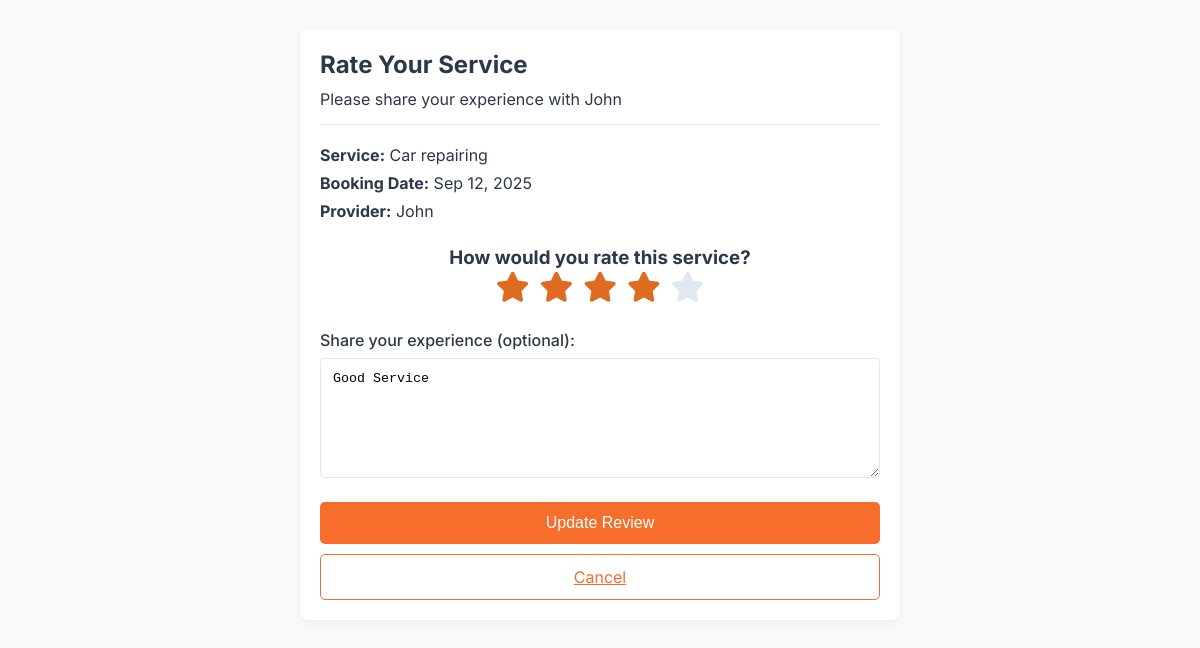
Screenshot of /localservice-main/rate_service.php?booking_id=1 (signed in) with the database file from the repository.
### tables this page shows
CREATE TABLE `bookings` (
  `id` int(11) NOT NULL,
  `user_id` int(11) NOT NULL,
  `provider_id` int(11) NOT NULL,
  `service_id` int(11) NOT NULL,
  `booking_date` datetime NOT NULL,
  `address` text NOT NULL,
  `amount` decimal(10,2) NOT NULL,
  `status` enum('pending','confirmed','completed','cancelled','rejected') DEFAULT 'pending',
  `cancellation_reason` text DEFAULT NULL,
  `payment_type` enum('cash','later') NOT NULL DEFAULT 'cash',
  `payment_status` enum('pending','paid','unpaid') DEFAULT 'pending',
  `admin_notes` text DEFAULT NULL,
  `customer_notes` text DEFAULT NULL,
  `provider_notes` text DEFAULT NULL,
  `created_at` timestamp NOT NULL DEFAULT current_timestamp()
);

CREATE TABLE `users` (
  `id` int(11) NOT NULL,
  `name` varchar(100) NOT NULL,
  `email` varchar(100) NOT NULL,
  `password` varchar(255) NOT NULL,
  `role` enum('admin','provider','customer') NOT NULL,
  `phone` varchar(20) NOT NULL,
  `address` text NOT NULL,
  `city` varchar(100) NOT NULL,
  `state` varchar(100) NOT NULL,
  `pincode` varchar(20) NOT NULL,
  `profile_image` varchar(255) DEFAULT NULL,
  `is_active` tinyint(1) DEFAULT 1,
  `created_at` timestamp NOT NULL DEFAULT current_timestamp(),
  `updated_at` timestamp NOT NULL DEFAULT current_timestamp() ON UPDATE current_timestamp()
);

CREATE TABLE `services` (
  `id` int(11) NOT NULL,
  `name` varchar(100) NOT NULL,
  `category_id` int(11) NOT NULL,
  `description` text NOT NULL,
  `base_price` decimal(10,2) NOT NULL,
  `duration_minutes` int(11) NOT NULL,
  `image` varchar(255) DEFAULT NULL,
  `created_at` timestamp NOT NULL DEFAULT current_timestamp()
);

CREATE TABLE `reviews` (
  `id` int(11) NOT NULL,
  `booking_id` int(11) NOT NULL,
  `user_id` int(11) NOT NULL,
  `provider_id` int(11) NOT NULL,
  `service_id` int(11) NOT NULL,
  `rating` tinyint(4) NOT NULL CHECK (`rating` between 1 and 5),
  `comment` text DEFAULT NULL,
  `created_at` timestamp NOT NULL DEFAULT current_timestamp()
);

### localservice-main/rate_service.php (the view, shortened to what this page needs)
<?php
include 'db.php';
$customer_id = $_SESSION['user']['id'];
$booking_id = isset($_GET['booking_id']) ? (int)$_GET['booking_id'] : 0;
$booking = $conn->query("
    SELECT b.*, s.name as service_name, p.name as provider_name
    FROM bookings b
    JOIN services s ON b.service_id = s.id
    JOIN users p ON b.provider_id = p.id
    WHERE b.id = $booking_id
    AND b.user_id = $customer_id
    AND b.status = 'completed'
")->fetch_assoc();
$existing_review = $conn->query("
    SELECT * FROM reviews
    WHERE booking_id = $booking_id
")->fetch_assoc();
?>
<!DOCTYPE html>
<html lang="en">
<head>
    <link rel="stylesheet" href="https://cdnjs.cloudflare.com/ajax/libs/font-awesome/6.4.0/css/all.min.css">
</head>
<body>
    <div class="container">
        <div class="header">
            <h1>Rate Your Service</h1>
            <p>Please share your experience with <?= htmlspecialchars($booking['provider_name']) ?></p>
        </div>
        <div class="booking-info">
            <p><strong>Service:</strong> <?= htmlspecialchars($booking['service_name']) ?></p>
            <p><strong>Booking Date:</strong> <?= date('M d, Y', strtotime($booking['booking_date'])) ?></p>
            <p><strong>Provider:</strong> <?= htmlspecialchars($booking['provider_name']) ?></p>
        </div>
        <form method="POST">
            <div class="rating-container">
                <h3>How would you rate this service?</h3>
                <div class="rating-stars">
                    <?php for ($i = 1; $i <= 5; $i++): ?>
                        <label for="star<?= $i ?>"><i class="fas fa-star"></i></label>
                    <?php endfor; ?>
                </div>
            </div>
            <div class="form-group">
                <label for="comment">Share your experience (optional):</label>
                <textarea id="comment" name="comment" placeholder="What did you like about the service? How could it be improved?"><?= $existing_review ? htmlspecialchars($existing_review['comment']) : '' ?></textarea>
            </div>
            <button type="submit" class="btn btn-primary"><?= $existing_review ? 'Update Review' : 'Submit Review' ?></button>
            <a href="customer_bookings.php" class="btn btn-outline">Cancel</a>
        </form>
    </div>
</body>
</html>

### localservice-main/rate_service.php (style rules this page uses)
:root { --primary: #f76d2b; --primary-dark: #e05b1a; --secondary: #2d3748; --accent: #f0f4f8; --text: #2d3748; --light-text: #718096; --border: #e2e8f0; --white: #ffffff; --success: #38a169; --warning: #dd6b20; --error: #e53e3e; }
* { margin: 0; padding: 0; box-sizing: border-box; }
body { font-family: 'Inter', sans-serif; background-color: #f8f9fa; color: var(--text); }
.container { max-width: 600px; margin: 30px auto; padding: 20px; background-color: var(--white); border-radius: 8px; box-shadow: 0 2px 10px rgba(0,0,0,0.05); }
.header { margin-bottom: 20px; border-bottom: 1px solid var(--border); padding-bottom: 15px; }
.header h1 { font-size: 24px; color: var(--secondary); margin-bottom: 10px; }
.booking-info { margin-bottom: 25px; }
.booking-info p { margin-bottom: 8px; }
.booking-info strong { color: var(--secondary); }
.rating-container { margin: 25px 0; text-align: center; }
.rating-stars { display: flex; justify-content: center; margin-bottom: 15px; }
.rating-stars label { font-size: 30px; color: var(--border); cursor: pointer; padding: 0 5px; }
.rating-stars input:checked ~ label, .rating-stars input:checked + label { color: var(--warning); }
.form-group { margin-bottom: 20px; }
.form-group label { display: block; margin-bottom: 8px; font-weight: 500; }
.form-group textarea { width: 100%; padding: 12px; border: 1px solid var(--border); border-radius: 4px; min-height: 120px; resize: vertical; }
.btn { padding: 12px 20px; border-radius: 5px; font-size: 16px; transition: all 0.3s; cursor: pointer; display: inline-block; border: none; }
.btn-primary { background-color: var(--primary); color: white; width: 100%; }
.btn-outline { background-color: transparent; border: 1px solid var(--primary); color: var(--primary); text-align: center; margin-top: 10px; display: block; }

### rows the page displays
bookings: provider.name "John", service.name "Car repairing", booking_date "Sep 12, 2025"
reviews: comment "Good Service"
